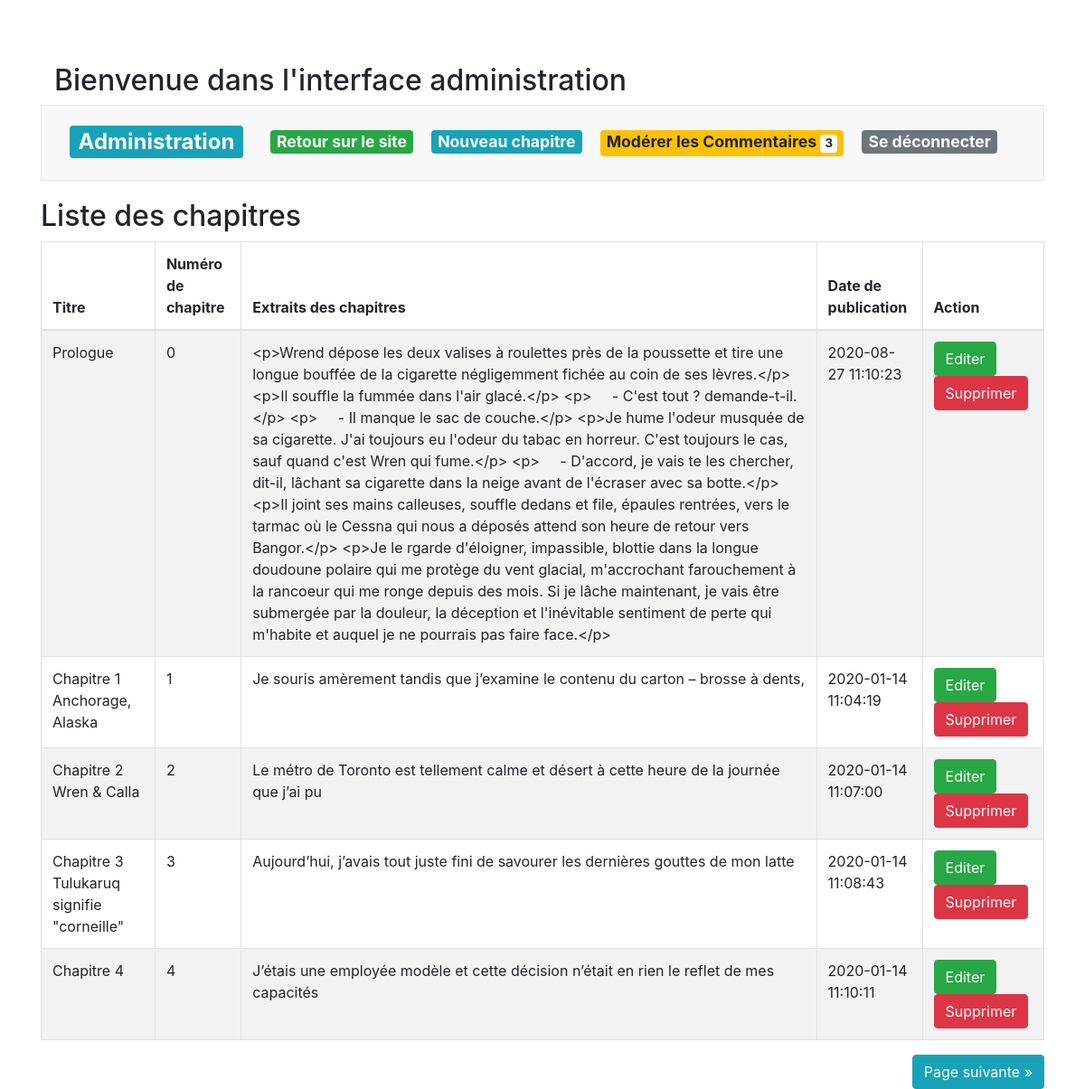
Screenshot of /index.php?action=admin with the database file from the repository.
### tables this page shows
CREATE TABLE IF NOT EXISTS `chapitre` (
  `id_chapitre` int(11) NOT NULL AUTO_INCREMENT,
  `titre` varchar(255) NOT NULL,
  `numchapitre` int(11) NOT NULL,
  `contenu_chapitre` text NOT NULL,
  `extrait` text NOT NULL,
  `date_publication` datetime NOT NULL,
  `image` varchar(500) DEFAULT NULL,
  `publier` int(3) NOT NULL,
  PRIMARY KEY (`id_chapitre`),
  UNIQUE KEY `numchapitre` (`numchapitre`),
  KEY `titre` (`titre`)
);

### src/view/View.php (called while the page is built, shortened)
<?php
class View
{
    private $path;
    public function __construct(string $path)
    {
        $this->path = $path;
    }
    public function render(string $templates, ?array $data) : void
    {
        require_once($this->path.$templates.'.html.php');
        $content=ob_get_clean();
        require_once($this->path.'layout.html.php');
    }
}

### src/controller/AdminController.php (called while the page is built, shortened)
<?php
class AdminController
{
    private $view;
    private $chapitreManager;
    private $reportManager;
    private $session;
    public function __construct()
    {
        $this->view = new View('../templates/backoffice/');
        $this->chapitreManager = new ChapitreManager();
        $this->reportManager = new ReportManager();
        $this->session = new Session();
    }
    public function Admin(int $currentPage = 1)
    {
        $pagePrecedente = 0;
        $pageSuivante = 0;
        $currentPage = (int)($_GET['page'] ?? 1);
        $postsPerPage = 5;
        $offset = $postsPerPage * ($currentPage - 1);
        $countChapitre = $this->chapitreManager->countChapitre();
        $nbTotalPages = (int)ceil($countChapitre / $postsPerPage);
        if($currentPage === 1){
            $pagePrecedente = 0;
        }else {
            $pagePrecedente = $currentPage - 1;
        }
        if($currentPage === $nbTotalPages){
            $pageSuivante = 0;
        }else {
            $pageSuivante = $currentPage + 1;
        }
        $list = $this->chapitreManager->findChapitres($offset, $postsPerPage);
        $countReportedComments = $this->reportManager->getReportedComments();
        $this->view->render('admin', [
            'list'=>$list,
            'session'=> $this->session,
            'pageSuivante'=>$pageSuivante,
            'pagePrecedente'=>$pagePrecedente,
            'currentPage'=>$currentPage,
            'countReportedComments'=>$countReportedComments],
              null);
    }
}

### src/model/ChapitreManager.php (called while the page is built, shortened)
<?php
class ChapitreManager
{
    private $db;
    public function __construct()
    {
        $this->db = (new DbConnect())->connectToDb();
    }
    public function findChapitres(int $offset, int $nbPerPage) : array
    {
        $req = $this->db->prepare('SELECT * FROM chapitre ORDER BY numchapitre limit :offset, :limitation');
        $req->bindValue(':limitation', $nbPerPage, \PDO::PARAM_INT);
        $req->bindValue(':offset', $offset, \PDO::PARAM_INT);
        $req->execute();
        return $req->fetchAll();
    }
}

### src/Tools/DbConnect.php (called while the page is built, shortened)
<?php
class DbConnect {
    public function connectToDb()
    {
        try
        {
            $this->db = new \PDO('mysql:host=localhost;dbname=projet4;charset=utf8', 'root', '');
            return $this->db;
        }
        catch(Exception $e)
        {
            die('Erreur : '.$e->getMessage());
        }
    }
}

### templates/backoffice/admin.html.php (the view, shortened to what this page needs)
<div class="row chapitre">
    <div class="col-lg-12">
        <h2>Liste des chapitres</h2>
        <section class="table-responsive">
            <table class="table table-bordered table-striped table-condensed">
                <thead>
                    <tr>
                        <th>Titre</th>
                        <th>Numéro de chapitre</th>
                        <th>Extraits des chapitres</th>
                        <th>Date de publication</th>
                        <th>Action</th>
                    </tr>
                </thead>
                <tbody>
                    <?php foreach ($data['list'] as $episode): ?>
                    <tr>
                        <td><?=htmlspecialchars($episode['titre'])?></td>
                        <td><?=htmlspecialchars($episode['numchapitre'])?></td>
                        <td><?=htmlspecialchars($episode['extrait'])?></td>
                        <td><?=htmlspecialchars($episode['date_publication'])?></td>
                        <td>
                            <a href="index.php?action=getPostUpdate&id_chapitre=<?=$episode['id_chapitre']?>"
                                class="btn btn-success">Editer</a>
                            <button type="button" class="pull-right btn btn-danger" data-toggle="modal"
                                data-target="#modalConfirmDelete">Supprimer</button>
                        </td>
                    </tr>
                    <?php endforeach;?>
                </tbody>
            </table>
        </section>
        <div class="d-flex justify-content-between my4">
            <?php
        if($data['pageSuivante'] !== 0): ?>
            <a href="index.php?action=admin&page=<?= $data['pageSuivante']?>" class="btn btn-info ml-auto">Page
                suivante &raquo;</a>
            <?php endif ?>
        </div>
    </div>
</div>

### templates/backoffice/layout.html.php (shortened to what this page needs)
<!DOCTYPE html>
<html lang="fr">
<head>
    <link rel="stylesheet" href="https://use.fontawesome.com/releases/v5.7.2/css/all.css"
>
    <link rel="stylesheet" href="css/back/style.css">
    <link href="https://stackpath.bootstrapcdn.com/bootstrap/4.5.2/css/bootstrap.min.css" rel="stylesheet">
</head>
<body>
    <div class="container">
        <div class="row-home">
            <div class="col-lg-12">
                <article>
                    <h2>Bienvenue dans l'interface administration</h2>
                </article>
            </div>
        </div>
        <div class="navbar navbar-default navbar-fixed-top">
            <div class="container">
                <div class="navbar-header">
                    <h1 class="navbar-brand"><a href="index.php?action=admin"
                            class="badge badge-info">Administration</a></h1>
                </div>
                <ul class="nav nav-bar">
                    <li class="active"><a href="index.php"class="badge badge-success">Retour sur le site</a></li>
                    <li><a href="index.php?action=newChapitre" class="badge badge-info">Nouveau
                            chapitre</a></li>
                    <li><a href="index.php?action=moderateComment" class="badge badge-warning">Modérer les Commentaires
                            <span class="badge badge-light"><?= $data['countReportedComments'] ?></span>
                        </a></li>
                    <li><a href='index.php?action=logout' class="badge badge-secondary">Se déconnecter</a></li>
                </ul>
            </div>
        </div>
        <?= $content ?>
    </div>
</body>
</html>

### public/css/back/style.css (style rules this page uses)
body { font-family: 'Roboto', 'fontawesome', Arial, "Arial Black",sans-serif; background-size: cover; background-position: center; background-attachment: fixed; position: relative; padding-top: 70px; }
.navbar-default { position: relative; min-height: 50px; margin-bottom: 20px; border: 1px solid transparent; background-color: #f8f8f8; border-color: #e7e7e7; }
.navbar-fixed-top, .navbar-fixed-bottom { position: fixed; right: 0; left: 0; z-index: 1030; }
.navbar-default li { margin-right: 20px; }
.navbar h1 { font-size: 2rem; }
.navbar li a { font-size: 1.1rem; }
.btn { border-radius: 1rem; transition: color 0.3s; }

### rows the page displays
chapitre: id_chapitre "3", titre "Prologue", numchapitre "0", extrait "<p>Wrend dépose les deux valises à roulettes près de la poussette et tire une longue bouffée de la cigarette négligemment fichée au coin de ses lèvres.</p> <p>Il souffle la fummée dans l'air glacé.</p> <p> - C'est tout ? demande-t-il.</p> <p> - Il manque le sac de couche.</p> <p>Je hume l'odeur musquée de sa cigarette. J'ai toujours eu l'odeur du tabac en horreur. C'est toujours le cas, sauf quand c'est Wren qui fume.</p> <p> - D'accord, je vais te les chercher, dit-il, lâchant sa cigarette dans la neige avant de l'écraser avec sa botte.</p> <p>Il joint ses mains calleuses, souffle dedans et file, épaules rentrées, vers le tarmac où le Cessna qui nous a déposés attend son heure de retour…", date_publication "2020-08-27 11:10:23"
chapitre: titre "Chapitre 1 Anchorage, Alaska", numchapitre "1", extrait "Je souris amèrement tandis que j’examine le contenu du carton – brosse à dents,", date_publication "2020-01-14 11:04:19"
chapitre: titre "Chapitre 2 Wren & Calla", numchapitre "2", extrait "Le métro de Toronto est tellement calme et désert à cette heure de la journée que j’ai pu", date_publication "2020-01-14 11:07:00"
chapitre: titre "Chapitre 3 Tulukaruq signifie \"corneille\"", numchapitre "3", extrait "Aujourd’hui, j’avais tout juste fini de savourer les dernières gouttes de mon latte", date_publication "2020-01-14 11:08:43"
chapitre: titre "Chapitre 4", numchapitre "4", extrait "J’étais une employée modèle et cette décision n’était en rien le reflet de mes capacités", date_publication "2020-01-14 11:10:11"
